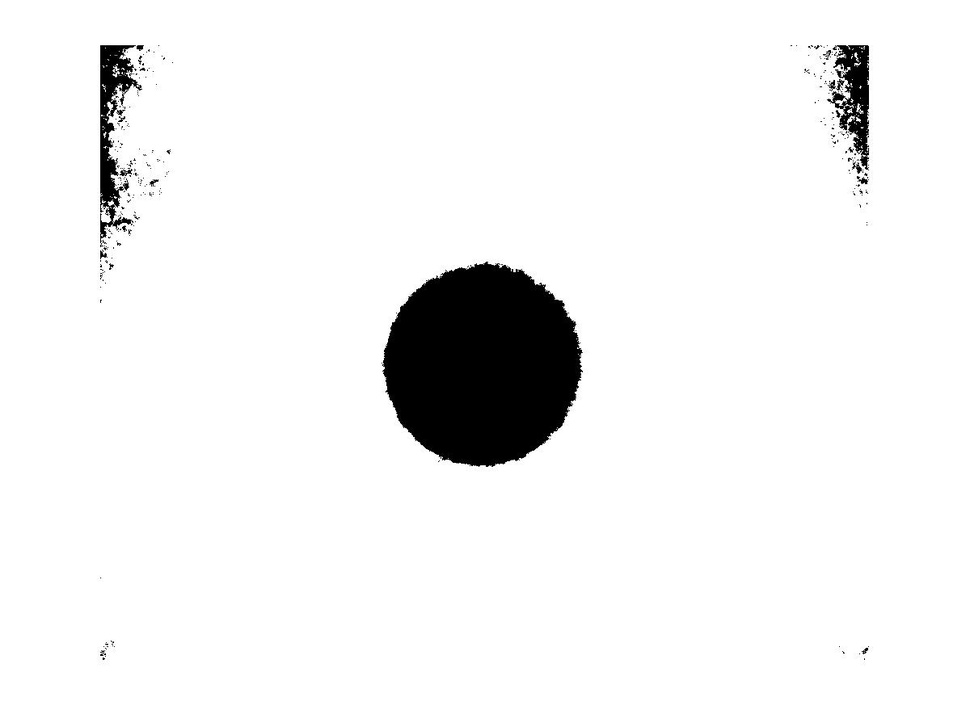
%> input picture code/z1.jpg, 970 x 727 px, shrunk from 1200 x 900 before the run
$ octave --eval "result = img_filter('z1.jpg');"   (GNU Octave 9; MATLAB toolbox functions it lacks are replaced by stand-ins)
%> lines starting %> are read from the running program, lines starting %| are printed output that depends on the picture

function h100 = img_filter(filename)
%> called with filename = 'z1.jpg'
  p1=20;
  p2=20;

  %rgb=imread('../new-pictures/0929-1690BImg_002.jpg');
  rgb = imread(filename);
%> rgb is the input picture: size 727x970x3 uint8; min 0, max 255, mean 241.3
  [yy,xx]=find(rgb(:,:,2)>=200);
%> yy = 665983 values from 1 to 727; xx = 665983 values from 1 to 970
  gg=rgb(:,:,1);
  %m = max(max(gg))
  m = mean(mean(gg))
%> m = 241.3
  %imshow(gg)
  for i = 1:length(yy)
    y=yy(i);
    x=xx(i);
    gg(y,x) = m;
  end
  %figure
  %imshow(gg)
  g=double(gg);
  g6=g.^p1;
  g66=mat2gray(g6);
  g666=1-g66;
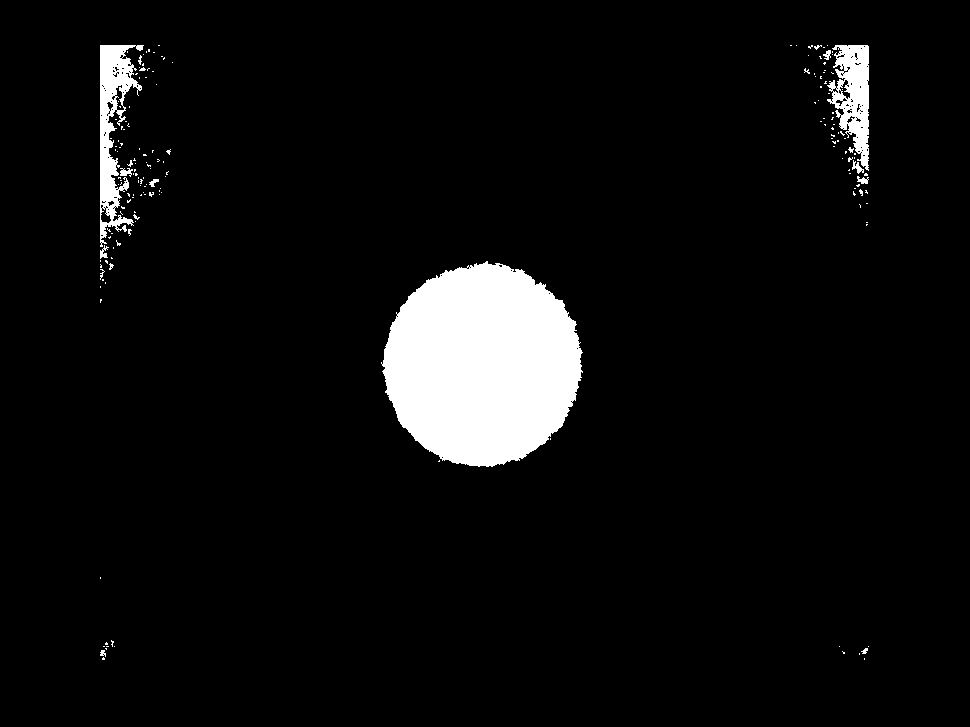
%> g666: size 727x970 double; min 0, max 1, mean 0.0556
  h=g666;
  h10=h.^p2;
  h100=mat2gray(h10);
  %figure
  %imshow(h100);
end
